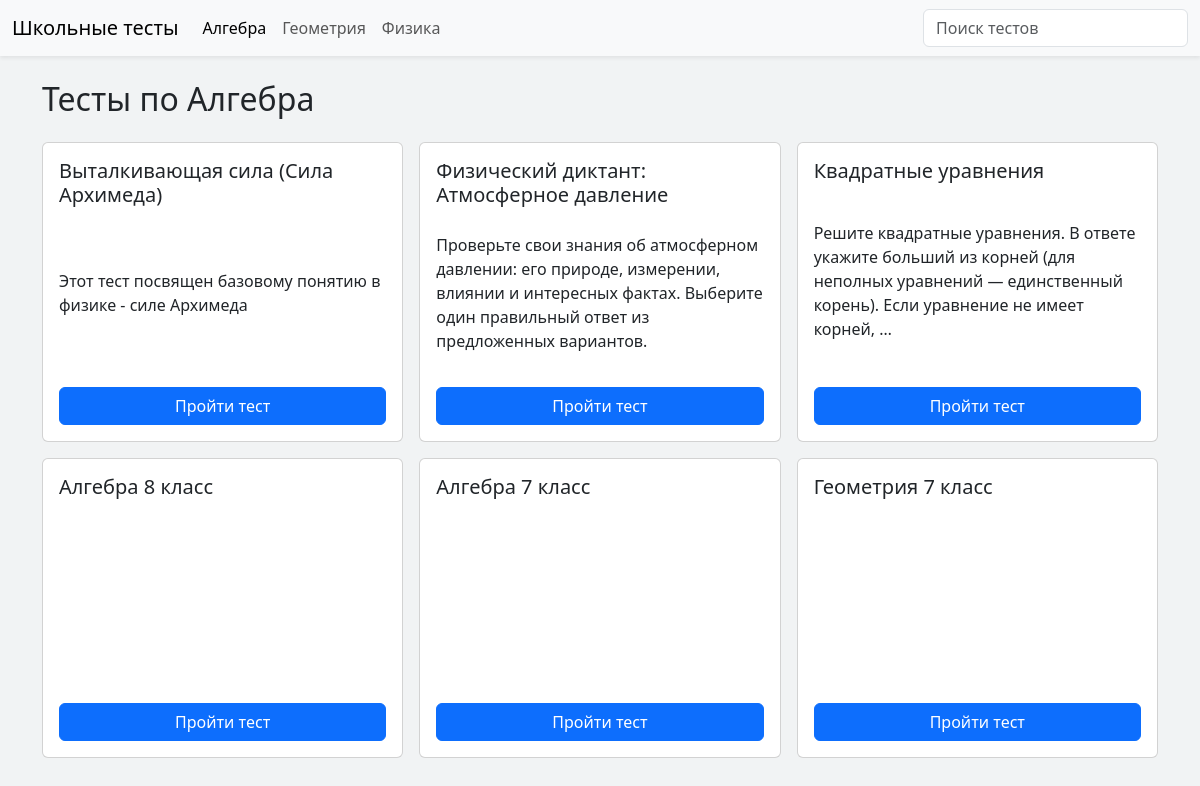
Before: /tests/algebra/ with the older database file.
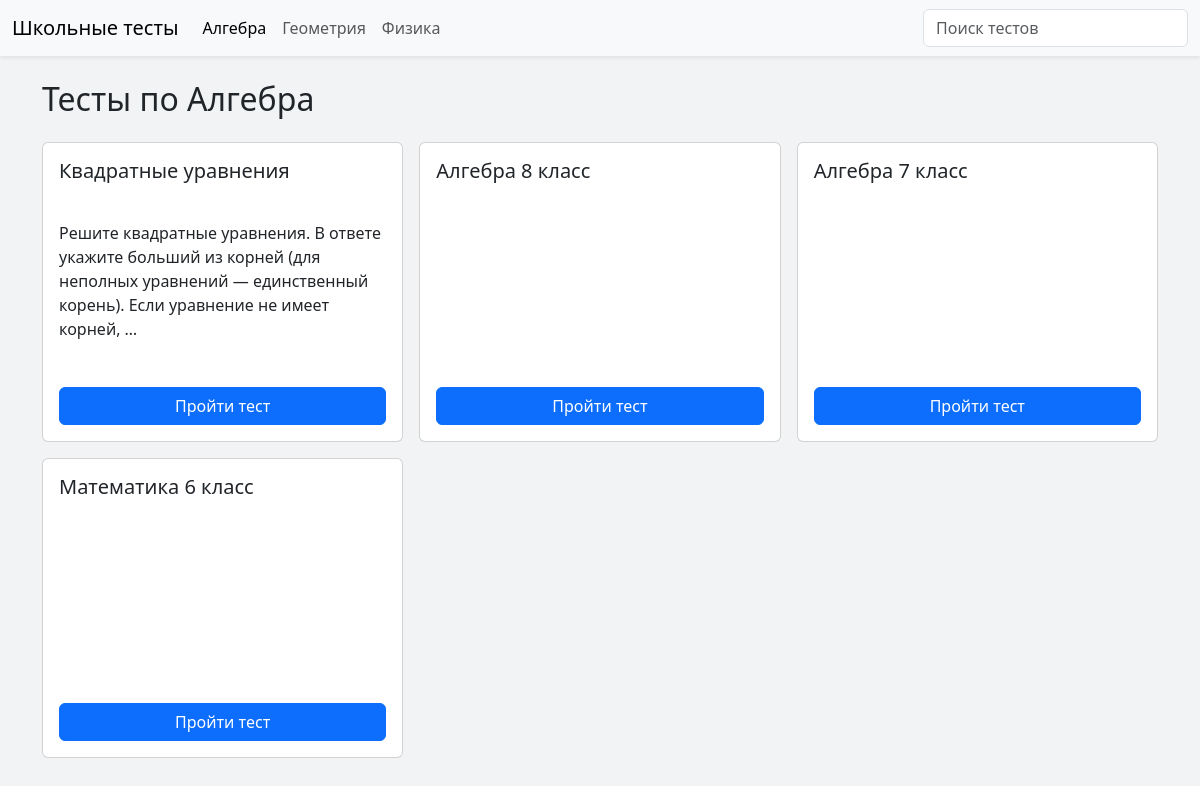
After: the same page with the newer database file.
### testsystem/models.py (models this page shows, shortened)
class Test(models.Model):
    title = models.CharField(max_length=200)
    description = models.TextField(blank=True)
    subject = models.CharField(max_length=20, choices=SUBJECT_CHOICES)
    time_limit = models.IntegerField(
        "Время на тест (минуты)",
        blank=True,
        null=True
    )

### testsystem/views.py (the view)
# urls.py: path('tests/<str:subject>/', views.tests_by_subject, name='tests_by_subject'),
def tests_by_subject(request, subject):
    subject_name = dict(SUBJECT_CHOICES).get(subject, subject.title())
    tests = Test.objects.filter(subject=subject).order_by('-id')  # если связь Test ↔ SitePage есть
    context = {
        'tests': tests,
        'subject_name': subject_name
    }
    return render(request, 'testsystem/tests_by_subject.html', context)

### testsystem/templates/testsystem/tests_by_subject.html (shortened to what this page needs)
{% load static %}
<!DOCTYPE html>
<html lang="ru">
<head>
<link href="https://cdn.jsdelivr.net/npm/bootstrap@5.3.2/dist/css/bootstrap.min.css" rel="stylesheet">
</head>
<body>
<nav class="navbar navbar-expand-lg navbar-light bg-light shadow-sm">
  <div class="container-fluid">
    <a class="navbar-brand" href="/">Школьные тесты</a>
    <div class="collapse navbar-collapse" id="navbarSupportedContent">
      <ul class="navbar-nav me-auto mb-2 mb-lg-0">
        <li class="nav-item">
          <a class="nav-link {% if subject_name == 'Алгебра' %}active{% endif %}" href="{% url 'tests_by_subject' 'algebra' %}">Алгебра</a>
        </li>
        <li class="nav-item">
          <a class="nav-link {% if subject_name == 'Геометрия' %}active{% endif %}" href="{% url 'tests_by_subject' 'geometry' %}">Геометрия</a>
        </li>
        <li class="nav-item">
          <a class="nav-link {% if subject_name == 'Физика' %}active{% endif %}" href="{% url 'tests_by_subject' 'physics' %}">Физика</a>
        </li>
      </ul>
      <div class="position-relative">
    <input
        id="searchInput"
        class="form-control me-2"
        type="search"
        placeholder="Поиск тестов"
        autocomplete="off">
</div>
    </div>
  </div>
</nav>
<div class="container my-4">
    <h2 class="mb-4">Тесты по {{ subject_name }}</h2>
    <div class="row g-3">
        {% for test in tests %}
        <div class="col-md-4">
            <div class="card card-test">
                <div class="card-body">
                    <h5 class="card-title">{{ test.title }}</h5>
                    {% if test.description %}
                    <p class="card-text">{{ test.description|truncatewords:20 }}</p>
                    {% endif %}
                    <a href="{% url 'test' test.id %}" class="btn btn-primary">Пройти тест</a>
                </div>
            </div>
        </div>
        {% empty %}
        <p>Тесты по данному предмету пока отсутствуют.</p>
        {% endfor %}
    </div>
</div>
</body>
</html>

Changed rows visible on the page:
no longer on this page (row edited): Test: title "Выталкивающая сила (Сила Архимеда)", description "Этот тест посвящен базовому понятию в физике - силе Архимеда"
no longer on this page (row edited): Test: title "Физический диктант: Атмосферное давление", description "Проверьте свои знания об атмосферном давлении: его природе, измерении, влиянии и интересных фактах. Выберите один правильный ответ из предложенных вариантов."
no longer on this page (row edited): Test: title "Геометрия 7 класс"
now on this page (row unchanged): Test: title "Математика 6 класс"
